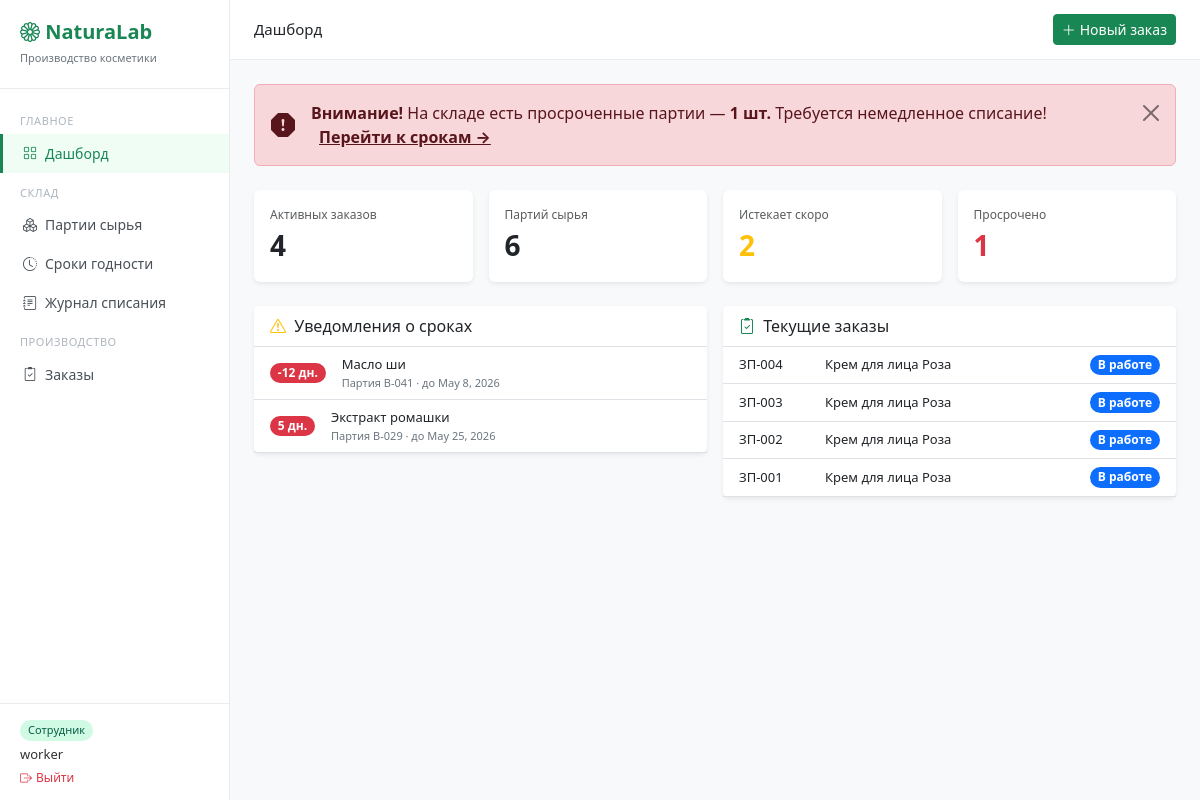
The app's page / (signed in), older data.
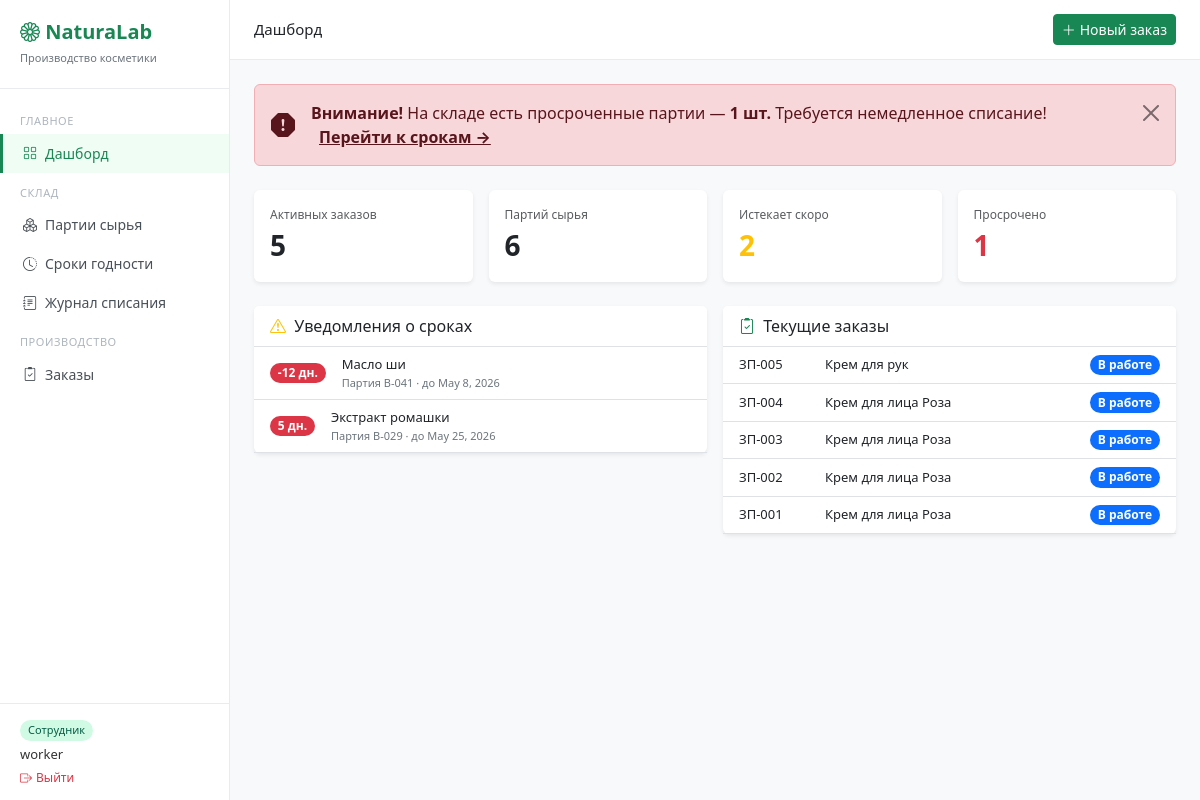
The same page, newer data.
### warehouse/models.py (models this page shows, shortened)
class Batch(models.Model):
    STATUS_CHOICES = [
        ('available', 'Доступна'),
        ('depleted',  'Израсходована'),
        ('expired',   'Просрочена'),
    ]
    ingredient  = models.ForeignKey(Ingredient, on_delete=models.PROTECT, verbose_name='Сырьё')
    lot_number  = models.CharField(max_length=50, unique=True, verbose_name='Номер партии')
    quantity    = models.DecimalField(max_digits=10, decimal_places=3, verbose_name='Остаток')
    received_at = models.DateField(verbose_name='Дата поступления')
    expiry_date = models.DateField(verbose_name='Срок годности')
    status      = models.CharField(max_length=20, choices=STATUS_CHOICES, default='available')
    class Meta:
        verbose_name = 'Партия сырья'
        verbose_name_plural = 'Партии сырья'
        ordering = ['expiry_date']
    @property
    def days_left(self):
        from django.utils import timezone
        delta = self.expiry_date - timezone.now().date()
        return delta.days
    @property
    def stock_status(self):
        min_q = self.ingredient.min_quantity
        if min_q <= 0:
            return 'ok'
        if self.quantity <= 0:
            return 'empty'
        if self.quantity < min_q * Decimal('0.2'):
            return 'critical'
        if self.quantity < min_q:
            return 'low'
        return 'ok'

class Ingredient(models.Model):
    UNIT_CHOICES = [
        ('kg', 'Килограмм'),
        ('g',  'Грамм'),
        ('l',  'Литр'),
        ('ml', 'Миллилитр'),
    ]
    name         = models.CharField(max_length=200, verbose_name='Название')
    unit         = models.CharField(max_length=10, choices=UNIT_CHOICES, verbose_name='Единица измерения')
    description  = models.TextField(blank=True, verbose_name='Описание')
    min_quantity = models.DecimalField(max_digits=10, decimal_places=2, default=0,
                                       verbose_name='Минимальный остаток')
    class Meta:
        verbose_name = 'Сырьё'
        verbose_name_plural = 'Сырьё'

### orders/models.py (models this page shows, shortened)
class ProductionOrder(models.Model):
    STATUS_CHOICES = [
        ('draft',       'Черновик'),
        ('pending',     'Ожидание сырья'),
        ('in_progress', 'В работе'),
        ('done',        'Завершён'),
        ('cancelled',   'Отменён'),
    ]
    number     = models.CharField(max_length=20, unique=True, verbose_name='Номер', blank=True)
    product    = models.ForeignKey(Product, on_delete=models.PROTECT, verbose_name='Продукт')
    quantity   = models.PositiveIntegerField(verbose_name='Количество, шт')
    status     = models.CharField(max_length=20, choices=STATUS_CHOICES,
                                  default='draft', verbose_name='Статус')
    due_date   = models.DateField(verbose_name='Срок выпуска')
    created_at = models.DateTimeField(auto_now_add=True)
    created_by = models.ForeignKey('auth.User', on_delete=models.SET_NULL,
                                   null=True, blank=True, verbose_name='Создал')
    notes      = models.TextField(blank=True, verbose_name='Примечания')
    class Meta:
        verbose_name = 'Производственный заказ'
        verbose_name_plural = 'Производственные заказы'
        ordering = ['-created_at']

### products/models.py (models this page shows)
class Product(models.Model):
    name        = models.CharField(max_length=200, verbose_name='Название продукта')
    description = models.TextField(blank=True, verbose_name='Описание')
    class Meta:
        verbose_name = 'Продукт'
        verbose_name_plural = 'Продукты'
    def __str__(self):
        return self.name

### warehouse/views.py (the view)
# urls.py: path('', dashboard, name='dashboard'),
@login_required
def dashboard(request):
    today = timezone.now().date()
    batches = Batch.objects.filter(status='available')
    empty_batches = [b for b in batches if b.stock_status == 'empty']
    low_batches   = [b for b in batches if b.stock_status in ('low', 'critical')]
    context = {
        'active_orders':    ProductionOrder.objects.exclude(status__in=['done', 'cancelled']).count(),
        'total_batches':    batches.count(),
        'expiring_soon':    batches.filter(expiry_date__lte=today + timezone.timedelta(days=30)).count(),
        'expired':          batches.filter(expiry_date__lt=today).count(),
        'expiring_batches': batches.filter(expiry_date__lte=today + timezone.timedelta(days=30)).order_by('expiry_date')[:5],
        'recent_orders':    ProductionOrder.objects.all()[:5],
        'empty_batches':    empty_batches,
        'low_batches':      low_batches,
    }
    return render(request, 'dashboard.html', context)

### templates/dashboard.html (shortened to what this page needs)
{% extends 'base.html' %}
{% block page_title %}Дашборд{% endblock %}
{% block topbar_actions %}
  <a href="{% url 'order-create' %}" class="btn btn-success btn-sm">
    <i class="bi bi-plus-lg me-1"></i>Новый заказ
  </a>
{% endblock %}
{% block content %}
{% if expired > 0 %}
<div class="alert alert-danger d-flex align-items-center gap-3 mb-4 alert-dismissible fade show" role="alert">
  <i class="bi bi-exclamation-octagon-fill fs-4"></i>
  <div>
    <strong>Внимание!</strong> На складе есть просроченные партии —
    <strong>{{ expired }} шт.</strong> Требуется немедленное списание!
    <a href="{% url 'expiry-list' %}" class="alert-link ms-2">Перейти к срокам →</a>
  </div>
  <button type="button" class="btn-close ms-auto" data-bs-dismiss="alert"></button>
</div>
{% endif %}
<div class="row g-3 mb-4">
  <div class="col-md-3">
    <div class="card border-0 bg-white shadow-sm p-3">
      <div class="text-muted" style="font-size:12px">Активных заказов</div>
      <div class="fs-3 fw-bold">{{ active_orders }}</div>
    </div>
  </div>
  <div class="col-md-3">
    <div class="card border-0 bg-white shadow-sm p-3">
      <div class="text-muted" style="font-size:12px">Партий сырья</div>
      <div class="fs-3 fw-bold">{{ total_batches }}</div>
    </div>
  </div>
  <div class="col-md-3">
    <div class="card border-0 bg-white shadow-sm p-3">
      <div class="text-muted" style="font-size:12px">Истекает скоро</div>
      <div class="fs-3 fw-bold text-warning">{{ expiring_soon }}</div>
    </div>
  </div>
  <div class="col-md-3">
    <div class="card border-0 bg-white shadow-sm p-3">
      <div class="text-muted" style="font-size:12px">Просрочено</div>
      <div class="fs-3 fw-bold text-danger">{{ expired }}</div>
    </div>
  </div>
</div>
<div class="row g-3">
  <div class="col-md-6">
    <div class="card border-0 shadow-sm">
      <div class="card-header bg-white fw-500 border-bottom">
        <i class="bi bi-exclamation-triangle text-warning me-1"></i> Уведомления о сроках
      </div>
      <div class="card-body p-0">
        {% for batch in expiring_batches %}
        <div class="d-flex align-items-center gap-3 px-3 py-2 border-bottom">
          <span class="badge rounded-pill {% if batch.days_left <= 14 %}bg-danger{% else %}bg-warning text-dark{% endif %}">
            {{ batch.days_left }} дн.
          </span>
          <div>
            <div style="font-size:13px;font-weight:500">{{ batch.ingredient.name }}</div>
            <div style="font-size:11px;color:#6c757d">Партия {{ batch.lot_number }} · до {{ batch.expiry_date }}</div>
          </div>
        </div>
        {% empty %}
        <div class="px-3 py-3 text-muted" style="font-size:13px">Все сроки в норме</div>
        {% endfor %}
      </div>
    </div>
  </div>
  <div class="col-md-6">
    <div class="card border-0 shadow-sm">
      <div class="card-header bg-white fw-500 border-bottom">
        <i class="bi bi-clipboard2-check text-success me-1"></i> Текущие заказы
      </div>
      <div class="card-body p-0">
        {% for order in recent_orders %}
        <div class="d-flex align-items-center gap-3 px-3 py-2 border-bottom">
          <span class="fw-500" style="font-size:13px;min-width:70px">{{ order.number }}</span>
          <span class="flex-grow-1" style="font-size:13px">{{ order.product }}</span>
          <span class="badge rounded-pill
            {% if order.status == 'in_progress' %}bg-primary
            {% elif order.status == 'pending' %}bg-warning text-dark
            {% elif order.status == 'done' %}bg-success
            {% else %}bg-secondary{% endif %}">
            {{ order.get_status_display }}
          </span>
        </div>
        {% empty %}
        <div class="px-3 py-3 text-muted" style="font-size:13px">Заказов пока нет</div>
        {% endfor %}
      </div>
    </div>
  </div>
</div>
{% endblock %}

Row changes from the older to the newer data that the page shows:
added ProductionOrder: number "ЗП-005", product "Крем для рук", status "В работе"
Text that changed along with them:
{{ active_orders }}: "4" → "5"
